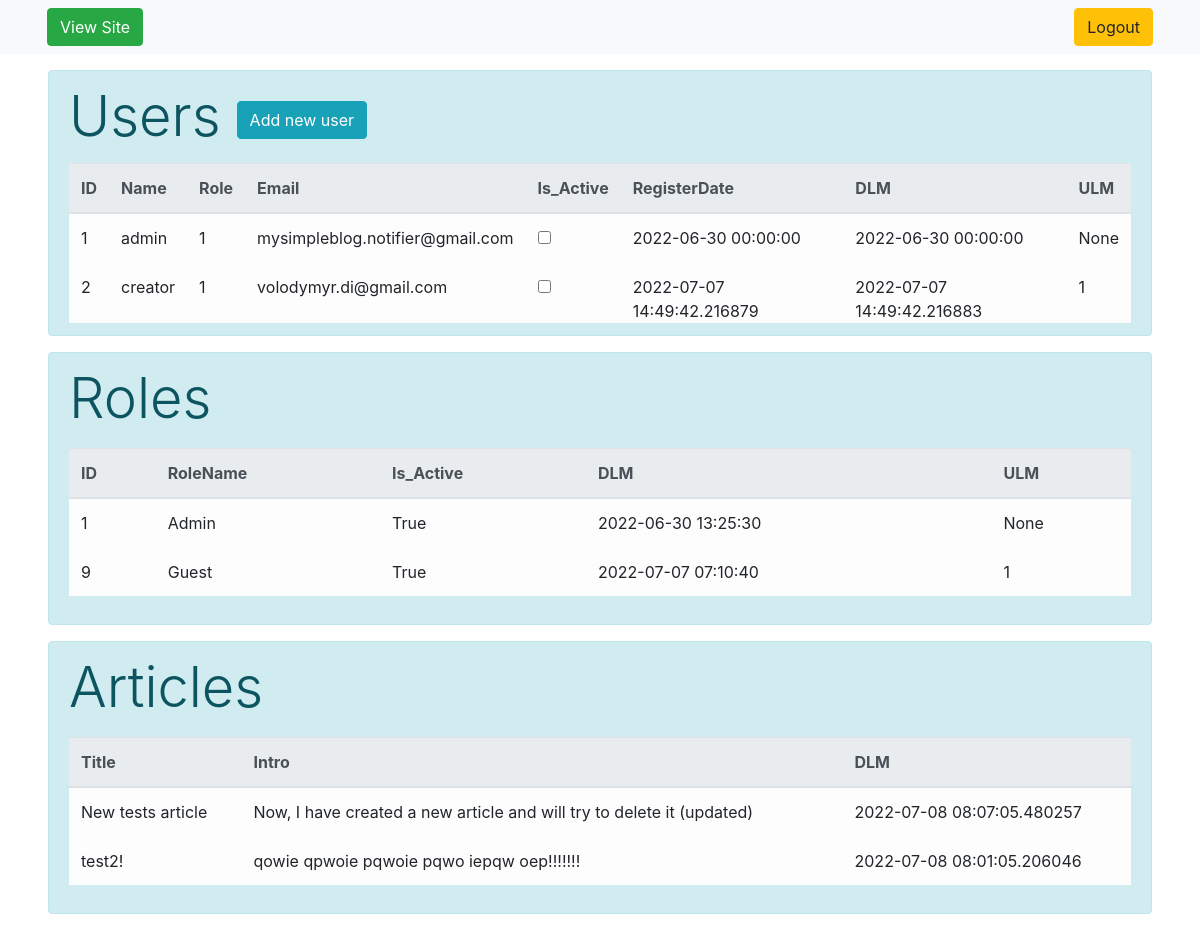
The app's page /admin/dashboard (signed in) with its own data.
### users/models.py (models this page shows, shortened)
class User(UserMixin, Base):
    __tablename__ = 'user'
    id = Column(Integer, primary_key=True, autoincrement=True)
    username = Column(String(100), nullable=False, unique=True)
    passwd = Column(String(254), nullable=False)
    email = Column(String(100), nullable=False, unique=True)
    is_active = Column(Boolean, default=True)
    register_date = Column(DateTime, default=datetime.utcnow)
    dlm = Column(DateTime, default=datetime.utcnow)
    ulm = Column(Integer, ForeignKey('user.id'))
    role_id = Column(Integer, ForeignKey('userrole.id'))

class UserRole(Base):
    __tablename__ = 'userrole'
    id = Column(Integer, primary_key=True, autoincrement=True)
    rolename = Column(String(100), nullable=False, unique=True)
    ulm = Column(Integer, ForeignKey('user.id'))
    dlm = Column(DateTime, default=datetime.utcnow())
    is_active = Column(Boolean, default=True)
    def __str__(self):
        return self.rolename

### models.py (models this page shows, shortened)
class Article(Base):
    __tablename__ = 'article'
    id = Column(Integer, primary_key=True, autoincrement=True)
    user_id = Column(Integer, ForeignKey('user.id'), nullable=False)
    title = Column(String(100), nullable=False)
    intro = Column(String(300), nullable=False)
    text = Column(Text, nullable=False)
    dlm = Column(DateTime, default=datetime.utcnow)
    creation_date = Column(DateTime, default=datetime.utcnow)

### admin/admin.py (the view)
@admin.route('/dashboard', methods=['POST', 'GET'])
@login_required
def dashboard():
    form = AdminRegisterForm()
    users = db.session.query(User).order_by(User.username.asc()).all()
    roles = db.session.query(UserRole).order_by(UserRole.rolename.asc()).all()
    articles = db.session.query(Article).order_by(Article.dlm.desc()).all()
    return render_template('dashboard.html', form=form, users=users, roles=roles, articles=articles)

### admin/forms.py (shortened to what this page needs)
class AdminRegisterForm(FlaskForm):
    username = StringField(
        validators=[
            InputRequired(),
            Length(min=3, max=100, message='Please provide a valid name'),
            Regexp('^[A-Za-z][A-Za-z0-9_.]*$',0,
                'Usernames must have only letters, ' 'numbers, dots or underscores',),
        ])
    email = EmailField(validators=[InputRequired(), Email(), Length(min=5, max=100)])
    rolename = QuerySelectField(query_factory=get_role_names, allow_blank=True,
                                validators=[InputRequired()], blank_text='Select user role...')
    passwd = PasswordField(validators=[InputRequired(), Length(min=1, max=100)])
    passwd_confirm = PasswordField(
        validators=[
            InputRequired(),
            Length(min=1, max=100),
            EqualTo('passwd', message='Passwords must match !'),
        ]
    )

### admin/forms.py (called while the page is built)
def get_role_names():
    return db.session.query(UserRole).filter_by(is_active=True)

### app.py (called while the page is built)
@login_manager.user_loader
def load_user(user_id):
    from users.models import User
    return db.session.query(User).get(int(user_id)) # User.query.get(int(user_id))

### admin/templates/admin/dashboard.html (shortened to what this page needs)
{% extends 'admbase.html' %}
{% block body %}
<link rel="stylesheet" href="https://cdn.jsdelivr.net/npm/bootstrap@4.6.1/dist/css/bootstrap.min.css">
<div class="mt-3 ml-5 mr-5 mb-2">
    {% if users|length > 0 %}
       <div class="alert alert-info">
           <div class="users">
           <table class="table table-hover table-light scrollingTable">
               <div class="display-4 d-inline">Users</div>
               <button type="button" class="btn btn-info mb-4 ml-3" data-toggle="modal" data-target=".bd-example-modal-sm">Add new user</button>
               <thead class="thead-light">
                <tr id="th_users">
                    <th>ID</th>
                    <th>Name</th>
                    <th>Role</th>
                    <th>Email</th>
                    <th>Is_Active</th>
                    <th>RegisterDate</th>
                    <th>DLM</th>
                    <th>ULM</th>
                </tr>
               </thead>
               <tbody>
                {% for user in users %}
                     <tr id="tr_users">
                        <td>{{ user.id }}</td>
                        <td>{{ user.username }}</td>
                        <td>{{ user.role_id }}</td>
                        <td>{{ user.email }}</td>
                        <td><input type="checkbox" name="isActive">{{ isActive }}</td>
                        <td>{{ user.register_date }}</td>
                        <td>{{ user.dlm }}</td>
                        <td>{{ user.ulm }}</td>
                     </tr>
                 {% endfor %}
                </tbody>
           </table>
               </div>
       </div>
    {% endif %}
</div>
<div class="mt-2 ml-5 mr-5 mb-2">
    {% if roles|length > 0 %}
       <div class="alert alert-info">
           <table id="roles" class="table table-hover table-light">
               <p class="display-4">Roles</p>
               <thead class="thead-light">
                <tr id="th_roles">
                    <th>ID</th>
                    <th>RoleName</th>
                    <th>Is_Active</th>
                    <th>DLM</th>
                    <th>ULM</th>
                </tr>
               </thead>
               <tbody>
                {% for role in roles %}
                     <tr id="tr_roles">
                        <td>{{ role.id }}</td>
                        <td>{{ role.rolename }}</td>
                        <td>{{ role.is_active }}</td>
                        <td>{{ role.dlm }}</td>
                        <td>{{ role.ulm }}</td>
                     </tr>
                 {% endfor %}
                </tbody>
           </table>
       </div>
    {% endif %}
</div>
<div class="mt-2 ml-5 mr-5 mb-2">
    {% if articles|length > 0 %}
       <div class="alert alert-info">
           <table id="articles" class="table table-hover table-light">
               <p class="display-4">Articles</p>
               <thead class="thead-light">
                <tr id="th_articles">
                   <th>Title</th>
                   <th>Intro</th>
                   <th>DLM</th>
                </tr>
               </thead>
               <tbody>
                {% for article in articles %}
                     <tr id="tr_articles" onclick="window.location='/admin/dashboard/article/{{ article.id }}'">
                        <td>{{ article.title }}</td>
                        <td>{{ article.intro }}</td>
                        <td>
                            {% if article.dlm > article.creation_date %}
                                {{ article.dlm}}
                            {% else %}
                                {{ article.creation_date}}
                            {% endif %}
                        </td>
                     </tr>
                 {% endfor %}
                </tbody>
           </table>
       </div>
    {% endif %}
</div>
{% endblock %}

### admin/templates/admin/admbase.html (shortened to what this page needs)
<!doctype html>
<html lang="en">
<head>
    <link rel="stylesheet" href="https://cdn.jsdelivr.net/npm/bootstrap@4.6.1/dist/css/bootstrap.min.css">
</head>
<body>
    {% if current_user.is_authenticated %}
        <nav class="navbar navbar-expand-lg navbar-light bg-light sticky-top">
          <div class="container-fluid">
          <a class="btn btn-success ml-3" href="/">View Site</a>
          <nav class="my-2 my-md-0 mr-md-3">
            <a class="btn btn-warning" href="{{ url_for('admin.admin_logout') }}">Logout</a>
          </nav>
        </div>
        </nav>
    {% endif %}
{% block body %}
{% endblock %}
</body>
</html>

### admin/templates/admin/dashboard.html (style rules this page uses)
#tr_articles, #th_articles, #th_users, #th_roles { cursor: pointer }
#tr_users, #tr_roles { cursor: default }
.users { height: 15em; overflow: auto }

### records on screen
User: id "1", username "admin", role_id "1", email "mysimpleblog.notifier@gmail.com", register_date "2022-06-30 00:00:00", dlm "2022-06-30 00:00:00", ulm "None"
User: id "2", username "creator", role_id "1", email "volodymyr.di@gmail.com", register_date "2022-07-07 14:49:42.216879", dlm "2022-07-07 14:49:42.216883", ulm "1"
UserRole: id "1", rolename "Admin", is_active "True", dlm "2022-06-30 13:25:30", ulm "None"
UserRole: id "9", rolename "Guest", is_active "True", dlm "2022-07-07 07:10:40", ulm "1"
Article: title "New tests article", intro "Now, I have created a new article and will try to delete it (updated)", dlm "2022-07-08 08:07:05.480257"
Article: title "test2!", intro "qowie qpwoie pqwoie pqwo iepqw oep!!!!!!!", dlm "2022-07-08 08:01:05.206046"
